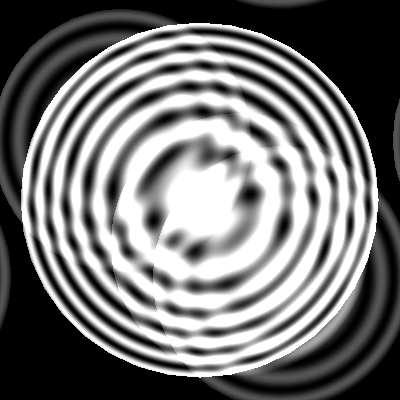
%> input picture pattern.png, 400 x 400 px
$ octave initial.m   (GNU Octave 9; MATLAB toolbox functions it lacks are replaced by stand-ins)
%> lines starting %> are read from the running program, lines starting %| are printed output that depends on the picture
### outliers.m
function [X, outliers_idx] = outliers(X0, num_outliers)
% format: [X, outliers_idx] = outliers(X0, num_outliers)
% Summary: outliers are detected using Thompson Tau method and turned to
% NaN in the output.
%
% Function Decription:
% This function accepts a vector or matrix and detects the outlier values
% in the vector/matrix using Thopson's Tau method, which is based on the
% absolute deviation of each record from the mean of the entire
% vector/matrix, and fills the outliers with NaNs in the returned output.
% The magnitude of Thompson's Tau value corresponding to the number of
% records in the input vector (m) or matrix (m*n) to the Standard Deviation
% (std) of the input vector/matrix is the rule to decide if any record is
% in the outliers. This means that the outliers in a curvilinear series or
% a curve fit may not be detected by this function as long as all the
% values are within the acceptable range from the mean (i.e., tau*std).
% The mean, standard deviation and the magnitude of Thompson's Tau
% (tau*std) are calculated again after removal of each outlier. If the
% input is matrix, it will be converted to a vector before detecting the
% outliers, however, the output will be a matrix with the same m*n
% dimensions as input. Indexes of the outliers also will be returned, where
% if the input was a vector, the index vector also will be a vector,
% however, if the input was a matrix, outlier indexes will be returned in a
% two-column matrix showing i,j indexes of the outliers (see examples
% below). Maximum number of outliers to be removed is given by the second
% input (optional) argument (i.e., num_outliers). This is to avoid
% shrinking data when there is many points that could be treated as
% outliers by the Thomson's Tau function. If the num_outliers is not
% provided, only one outlier will be removed by default, even though there
% might be more than one obvious outliers in the input data. However, a
% large number for num_outliers input argument won't make any impact on the
% result in case is no (or less than num_outleirs) outliers in the input
% data.
%
% Please use my other function called regoutliers (also uploaded in
% Matlab File Exchange) if you are dealing with the outliers in fitted
% data.
%
% --Inputs:
%   X0: input vector or matrix which contains outliers
%   num_outliers: number of outliers that should be removed from the input
%   vector/matrix (default is 1)
%
% --Outputs:
%   X: output vector/matrix with outliers (if any detected) turned to NaN
%   outliers_idx: the index(es) of any detected outliers, the more extreme
%   outliers will be detected first, so the first index refers to the
%   most extreme outlier and so forth
%
% --Theory of Thompson Tau method:
%   http://www.mne.psu.edu/me345/Lectures/Outliers.pdf
%   http://www.jstor.org/stable/2345543 (Thompson, 1985)
%
% --Note: this function is an improvement based on Vince Petaccio, 2009:
% http://www.mathworks.com/matlabcentral/fileexchange/24885-remove-outliers
% --Improvements:
%  1. Handling NaNs in inputs
%  2. Number of outliers to be removed is restricted to a user defined
%  maximum to avoid uncontrolled shrinking of input dataset
%  3. Filling outliers by NaNs to preserve original dimensions of the input
%  vector/matrix; this is crucial when the input variable is supposed to be
%  used with another variable with the same size (e.g., for plotting,
%  regression calculations, etc.)
%  4. Indexes of the outliers that have been detected and removed are
%  returned so that the user knows which records have been removed, and
%  since the indexes are ordered from the most extreme (negative or
%  positive) to less extreme outliers, user will know which point was in
%  the farthest outliers.
%  5. Syntax and algorithm has been significantly improved, this includes
%  the logic for detection of the outliers from the upper and lower limits.
%  Logic to detect an outlier is solely based on the absolute distance of
%  each record from the central point rather than detecting the outliers
%  sequentially, which was the case in Vince Petaccio, 2009, where outliers
%  were detected and removed by order of one from the upper and the next
%  from the lower extremes. This code first arranges the extreme values
%  (upper or lower) to one side of the sorted vector based on the absolute
%  distance from the center (while preserving the original arrangement in
%  the input vector) then removes the bottom line element if it meets
%  outlier conditions. This process continues until num_outliers is
%  reached.
%  6. This function is enhanced to handle both vectors and matrices.
%  7. Valuable feedback from the user community (especially a user under
%  the name of John D'Errico) helped to detect and fix some issues in the
%  algorithm, which were related to exceptions involved in detecting
%  special types of outliers (please refer to the comments section). These
%  issues are now fixed. However, this code won't be able to find outliers
%  in curvilinear fitted data (which was one of the issues raised). This is
%  because the underlying logic to detect the outliers in (modified)
%  Thompson's Tau method is deviation from the mean. Check the references
%  given above or a good statistical reference if you are not very
%  familiar with the concept of outliers removal. One thing you should
%  know is that no outliers is absolutely an outlier, it is always a
%  relative, and you might consider a point an outlier depending what
%  criteria you have defined for your data analysis. You may have some luck
%  dealing with fitted outliers using my other code called 'regoutliers'
%  also submitted to Matlab File Exchange.
%
%  And finally, this code is open source, feel free to make improvements
%  and post it to the Matlab File Exchange. If you do so, please don't
%  forget to reference my code (Mathworks asks which previous submission
%  inspired your code).
%
% --Examples:
% -Example 1. Vector input:
%  X0=[2.0, 3.0, -50.5, 4.0, 109.0, 6.0]
%  [X, outliers_idx] = outliers(X0, 2) %call function with vector input
%
%  X =
%      2     3   NaN     4   NaN     6
%
%  outliers_idx =
%      5     3
%
% -Example 2. Matrix input:
%  X0= [2.0,   3.0,   -50.5,    4.0,  109.0,   6.0;
%      5.3,   7.0,    80.0,    2.0,   NaN,    1.0;
%      5.1,   2.7,     3.8,    2.0,   3.5,    21.0]
%  [X, outliers_idx] = outliers(X0, 4) %call function with matrix input
%
%  X =
%      2       3       NaN     4     NaN     6
%      5.3     7       NaN     2     NaN     1
%      5.1     2.7     3.8     2     3.5     NaN
%
%  outliers_idx =
%    %(i)   (J)    %annotated
%      1     5
%      2     3
%      1     3
%      3     6
%
% First version: 06 June 2012
% Enhanced to handle matrix: 09 June 2012
% Issues fixed: 10 Sep. 2014
% email: sohrabinia.m@gmail.com
%--------------------------------------------------------------------------

% Initializations:
outliers_idx=[]; %if no outliers has been found, return empty matrix to
% avoid problems in indexing based on outliers_idx
X=[];
if nargin<1
    disp('Error! at least one input argument is necessary');
    return;
elseif nargin<2
    num_outliers=1;
end

% if the input is a line vector, transpose it to column vector:
vec=0;
[rows,cols]=size(X0);
if rows==1     %row vector
   X0=X0';     %transposed
   vec=1;
elseif cols==1 %column vector
   vec=2;
end
[rows,cols]=size(X0); %update [rows cols] after transpose

X0=X0(:); %convert matrix to vector
n1=length(X0); %Determine the number of samples in datain

if n1 < 3
    display(['Error! There must be at least 3 samples in the' ...
        ' dataset in order to use this function.']);
    return
end

X=X0; %keep original vector

%Sort the input data vector so that removing the extreme values becomes an
%arbitrary task. Store indexes too, to be able to recreate the data to the
%original order after removing the outliers. Also note that NaNs are
%considered maximum by sort function:
[X, idx]=sort(X);
X(isnan(X))=[]; %remove NaNs before calculations
n=length(X); %length after removal of NaNs
nns=n1-n; %NaN elements gathered at the end by sort with default mode


stDev= std(X); %calculate stDev, standard deviation of input vector
xbar = mean(X);%calculate the sample mean

% tau is a vector containing values for Thompson's Tau:
tau =     [1.150; 1.393; 1.572; 1.656; 1.711; 1.749; 1.777; 1.798; 1.815;
    1.829; 1.840; 1.849; 1.858; 1.865; 1.871; 1.876; 1.881; 1.885; 1.889;
    1.893; 1.896; 1.899; 1.902; 1.904; 1.906; 1.908; 1.910; 1.911; 1.913;
    1.914; 1.916; 1.917; 1.919; 1.920; 1.921; 1.922; 1.923; 1.924];

% Determine the value of stDev times Tau
if n > length(tau)
    tauS=1.960*stDev; %For n > 40
else
    tauS=tau(n)*stDev; %For samples of size 3 < n < 40
end

%tauS,stDev,xbar
%tauS=tauS*(n-1)/(sqrt(n)*sqrt(n-2+tauS*tauS))

% Compare the values of extreme high/low data points with tauS:
i=1;
olfirst=0;
ollast=length(idx)+1;
while num_outliers > 0
 if abs(X(1)-xbar)> abs(X(end)-xbar)
   ol=abs(X(1)-xbar);
   beg0=2;
   end0=length(X);
   olfirst=olfirst+1;
 else
   ol=abs(X(end)-xbar);
   beg0=1;
   end0=length(X)-1;
   ollast=ollast-1;
 end
 if ol > tauS
    X=X(beg0:end0);
    n=length(X);
    if beg0==2
        outliers_idx(i)=idx(olfirst);
    else
        outliers_idx(i)=idx(ollast-nns);
    end
    X0(outliers_idx(i))=NaN;
    i=i+1;

    % Determine the NEW value of S times tau
    stDev=std(X);
    xbar=mean(X);
    if n > length(tau)
        tauS=1.960*stDev; %For n > 40
    else
        tauS=tau(n)*stDev; %For samples of size 3 < n < 40
    end
 end
 beg0=1;
 end0=length(X);
 num_outliers=num_outliers-1; %reduce requested num_outliers by 1
end %end of while

% transform vector to matrix and return X as final output with the same
% dimensions as input but outliers turned to NaNs; also, convert outlier
% indexes from vector to matrix form, leave vector form if the input was a
% vector:
if vec==1
    X=X0'; %row vector after removal of outliers
elseif vec==2
    X=X0;  %column vector after removal of outliers
    outliers_idx=outliers_idx'; %indexes of column vector outliers
else
    matidx=zeros(length(X0),2);
    X=nan(rows,cols);
    i2=1;
    for j=1:cols
        for i=1:rows
            X(i,j)=X0(i+(j-1)*rows); %matrix after removal of outliers
            matidx(i2,1)=i;
            matidx(i2,2)=j;
            i2=i2+1;
        end
    end
    if isempty(outliers_idx)==0
        outliers_idx=matidx(outliers_idx,:); %indexes of matrix outliers
    end
end %end of transformations

end %end of outliers function

### countPhase.m
function [phase,phase1,combined]  = countPhase(wrapped)
phase= zeros(size(wrapped));
phase1= zeros(size(wrapped));
combined= zeros(size(wrapped));

[pks,locs] = findpeaks(wrapped,'MinPeakHeight',4);
for i = 1:ceil(size(wrapped,2))
   for j = 1:size(locs,2)
       if locs(j) == i
        for k=floor(size(wrapped,2)):-1:i
           phase(k) = phase(k)+2*pi;
        end
       end
   end

end
for i = ceil(size(wrapped,2)): -1:1
   for j = 1:size(locs,2)
       if locs(j) == i
        for k=i:-1:1
           phase1(k) = phase1(k)+2*pi;
        end
       end
   end

end
combined  = phase;
%disp(size(phase));disp(size(phase1));disp(size(combined));
for i = 1:floor(size(wrapped,2))
    if phase(i) == phase1(i)
       combined(i:end) = phase1(i:end);
       break;
    end

end
%phase  = wrapped;
end

### initial.m
im = imread('pattern.png');
%> im is the input picture: size 400x400 uint8; min 0, max 255, mean 114.5
im = im(:,:,1);
im = double(im);
%> im: size 400x400 double
row = floor(size(im,1)/2);%middle row
%> row = 200
var = im(row,:);%extract all values of that row
%> var = 400 values, max 255 at index 25, min 0 at index 1, mean 171.3
subplot(5,2,[1;3])
imagesc(im);colormap(gray);
title('original image')
subplot(5,2,2)
plot(var);
title('extracted middle row')
[var, outliers_idx] = outliers(var, 20);%remove outliers
%> in outliers, `X0=X0';`: X0 has the same summary as var outside outliers
%> in outliers, `X=X0;`: X has the same summary as var outside outliers
%> in outliers, `[X, idx]=sort(X);`: X = 400 values from 0 to 255; idx = 400 values, max 400 at index 21, min 1 at index 1, mean 200.5
%> in outliers, `stDev= std(X);`: stDev = 88.22
%> in outliers, `xbar = mean(X);`: xbar = 171.3
%> in outliers, `tauS=1.960*stDev;`: tauS = 172.9
%> after the loop in outliers, `while num_outliers > 0`: i = 1; num_outliers = 0; olfirst = 20
%> in outliers, `X=X0';`: X has the same summary as var outside outliers
%> outliers_idx = []
var(find(isnan(var)))=[];
subplot(5,2,4);plot(var);title('outliers removed');
%check this it might not be correct
%var1 = cos(var);%wrap the values
var1 = sgolayfilt(var,1,7);
%> var1 = 400 values, max 255 at index 76, min 0 at index 1, mean 171.3
subplot(5,2,[5 6]);plot(var1);title('savtzy-golay filter');
var1 = -var1;
%> var1 = 400 values, max 0 at index 1, min -255 at index 76, mean -171.3
var1 = var1+abs(min(var1));
%> var1 = 400 values, max 255 at index 1, min 0 at index 76, mean 83.74
subplot(5,2,[7 8]);plot(var1);title('inverted values');
%%
%phase = unwrap(var1(:));
phase = countPhase(var1);
%> in countPhase, `[pks,locs] = findpeaks(wrapped,'MinPeakHeight',4);`: pks = [214.4 164.4 192.4 191.4 157.6 213.1 111.4 223.9 113.1 220.9 132.9 87.86 191.3 255]; locs = [18 32 49 66 88 113 154 250 288 314 335 353 368 390]
%> after the loop in countPhase, `for i = 1:ceil(size(wrapped,2))`: phase = 400 values from 0 to 87.96
%> the loop in countPhase, `for i = ceil(size(wrapped,2)): -1:1` made 400 passes
%> i on passes 1 to 3: 400, 399, 398
%> after the loop in countPhase, `for i = ceil(size(wrapped,2)): -1:1`: phase1 = 400 values, max 87.96 at index 1, min 0 at index 391, mean 44.27
%> in countPhase, `combined  = phase;`: combined = 400 values from 0 to 87.96
%> after the loop in countPhase, `for i = 1:floor(size(wrapped,2))`: combined = 400 values, max 43.98 at index 154, min 0 at index 1, mean 28.04
%> phase = 400 values from 0 to 87.96
subplot(5,2,[9 10])
plot(phase);
title('unwrapped values')
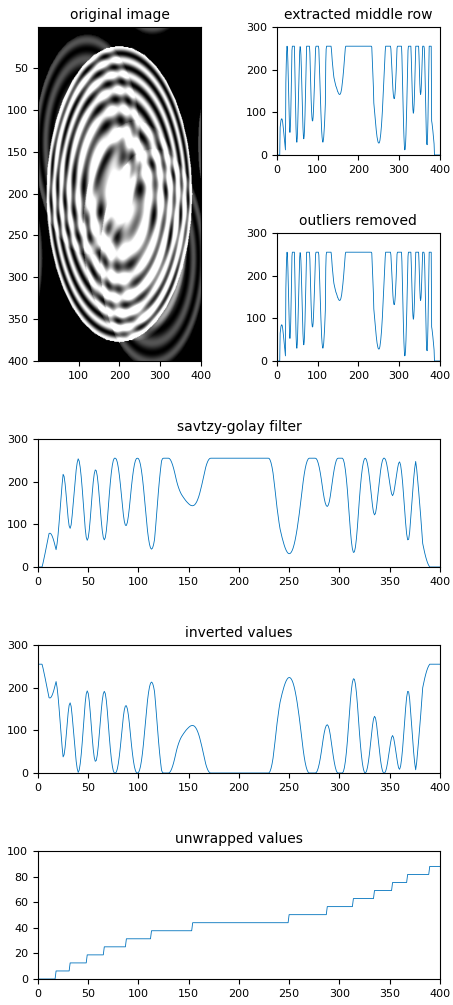
%> figure redrawn from the program's plot data, 6 panels
